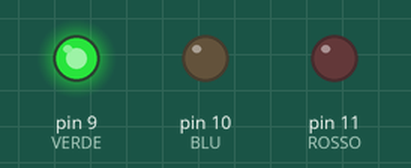
A sketch run on a simulated Arduino Uno, built with avr-gcc and run on an emulated ATmega328P. Parts: output pins drawn as LEDs (lit = HIGH).

Above: at 0.05 s.
At 2.55 s:
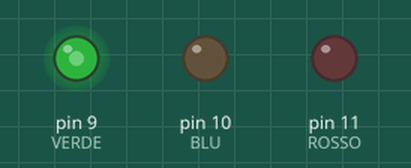
At 3.8 s:
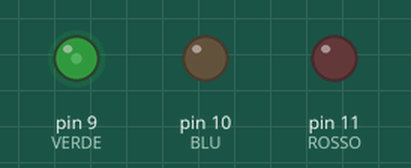
At 5.1 s:
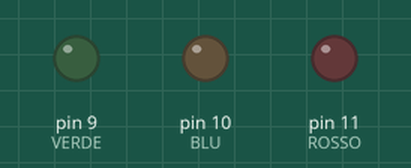
Timing chart, 0 to 6.6 s (numbered marks = the images above):
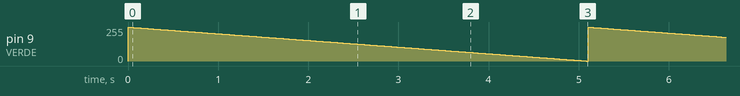

Measured:
- by itself, pin 9 (VERDE): ramps from 254/255 to 0/255 and jumps back, once every 5.1 s

The sketch:

sketch24Bis.ino
```cpp
/* Prof. Michele Maffucci
   16.03.2014

   Uso di un led RGB a catodo comune
   Spegnimento graduale del LED Verde

   Questo codice è di dominio pubblico
*/

// pin a cui collegare i piedini del LED RGB
const int VERDE = 9;
const int BLU = 10;
const int ROSSO = 11;

// tempo di transizione colore
const int delayTime = 20;

void setup() {

  // imposta il pin digitale come output
  pinMode(VERDE, OUTPUT);
  pinMode(BLU, OUTPUT);
  pinMode(ROSSO, OUTPUT);


  // si impostano ad HIGH i pin VERDE, BLU, ROSSO
  // inizialmente il led RGB sarà spento
  digitalWrite(VERDE, LOW);
  digitalWrite(BLU, LOW);
  digitalWrite(ROSSO, LOW);
}

// definizione di variabili globali
int ValVerde;

void loop() {
  // spegnimento graduale del verde

  // coordinate RGB del verde: 0, 255, 0

  ValVerde = 0;

  for( int i = 255 ; i > 0 ; i -= 1 ){

    ValVerde += 1;

    /* ad ogni ciclio la differenza
     255 - ValVerde AUMENTA
     provocando un graduale spegnimento del verde
     */

    analogWrite( VERDE, 255 - ValVerde );

    // attesa di 20 ms per percepire il colore
    delay( delayTime );
  }
}
```
